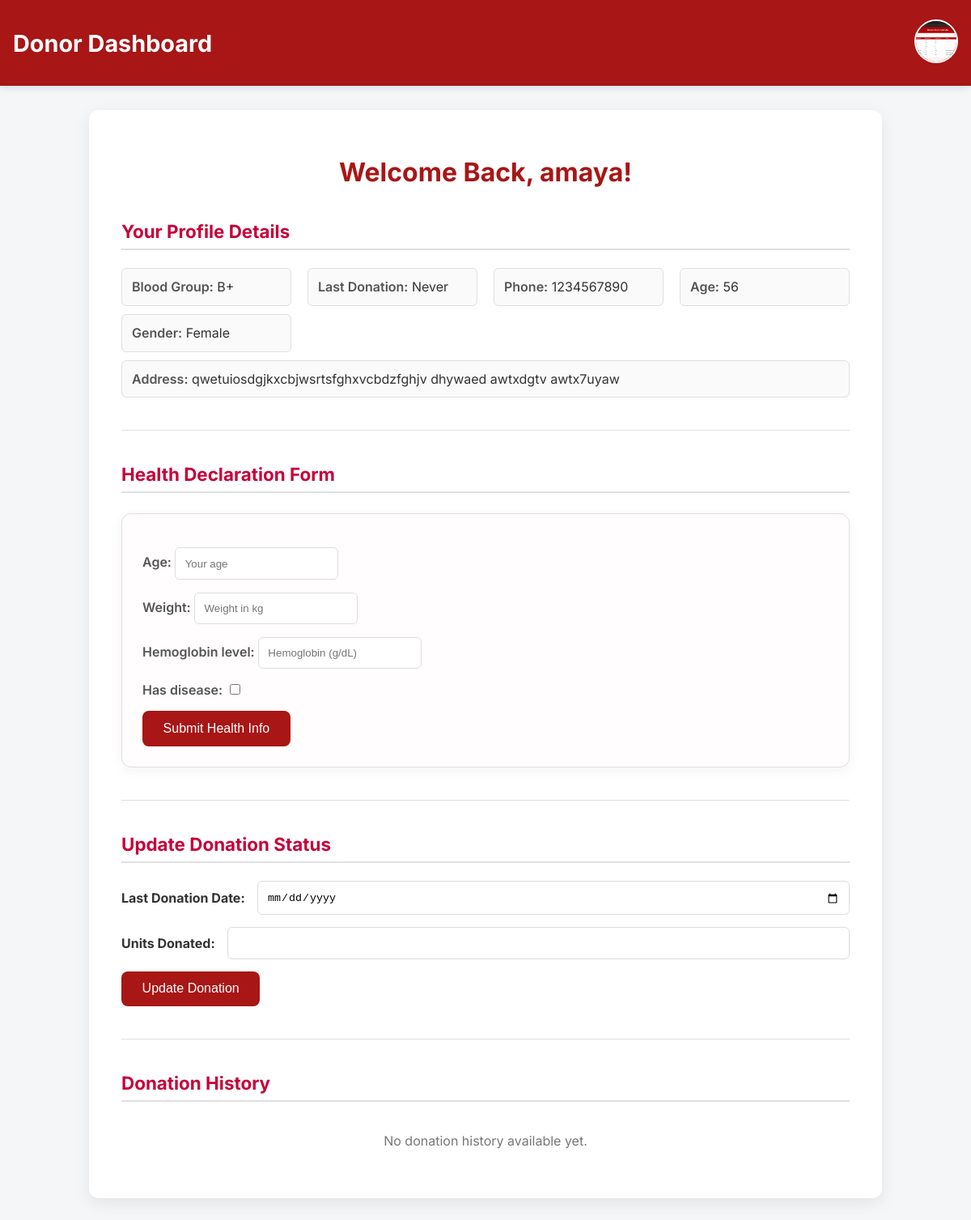
/donor-dashboard/ (signed in), run on an earlier commit of the app's database.
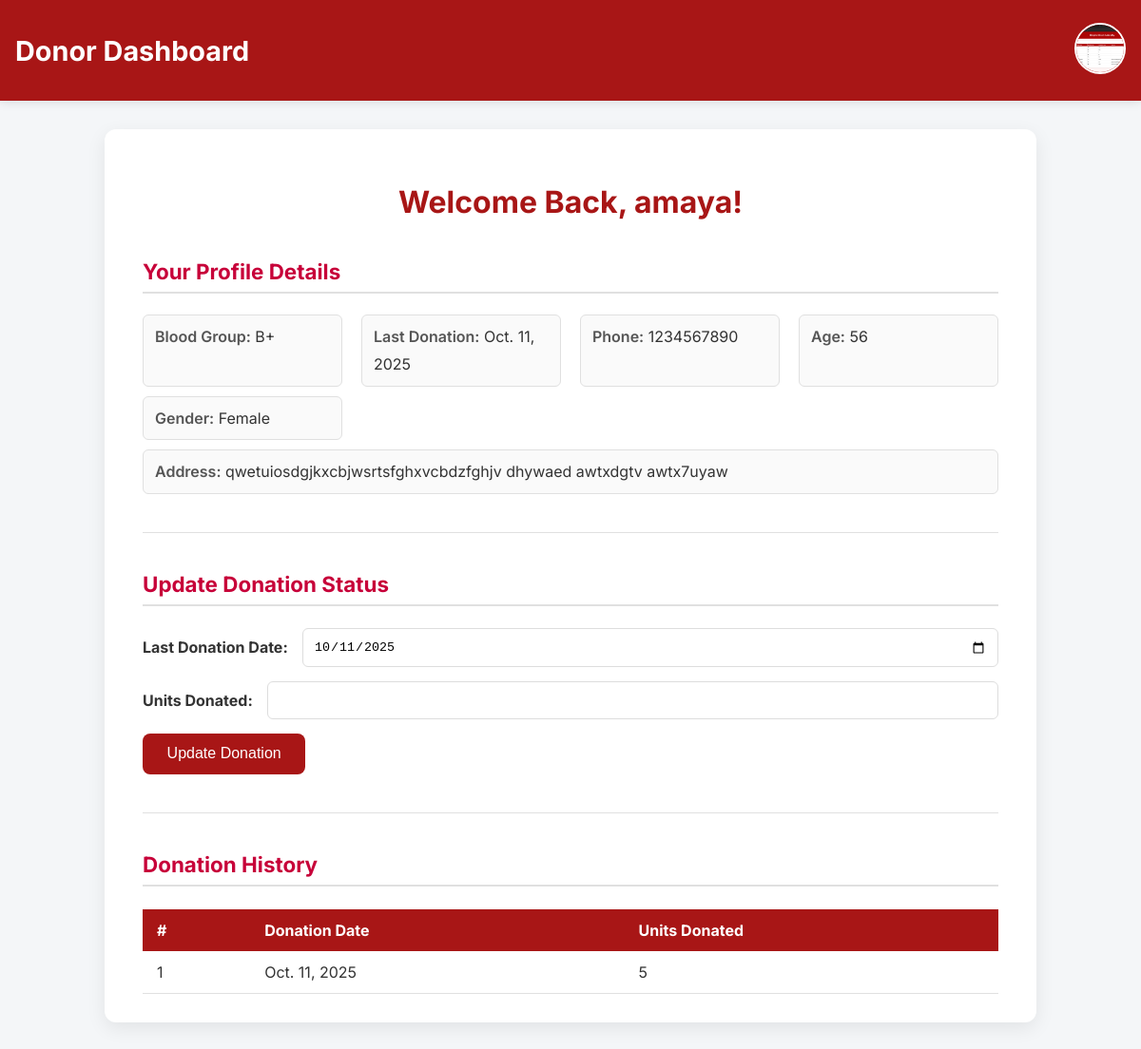
And on a later commit of the database.
### bloodmanager/models.py (models this page shows, shortened)
class Donor(models.Model):
    user = models.OneToOneField(User, on_delete=models.CASCADE)
    phone = models.CharField(max_length=15)
    gender = models.CharField(max_length=10, choices=GENDER_CHOICES)
    blood_group = models.CharField(max_length=3, choices=BLOOD_GROUP_CHOICES)
    address = models.TextField()
    age = models.PositiveIntegerField()
    last_donation_date = models.DateField(null=True, blank=True)
    available = models.BooleanField(default=True)
    profile_photo = models.ImageField(
        upload_to='donor_photos/',
        null=True,
        blank=True
    )

class Donation(models.Model):
    donor = models.ForeignKey(Donor, on_delete=models.CASCADE)
    date = models.DateField()
    units = models.PositiveIntegerField(default=1)
    recorded_at = models.DateTimeField(auto_now_add=True)

### bloodmanager/views.py (the view, shortened to what this page needs)
# urls.py: path('donor-dashboard/', views.donor_dashboard, name='donor-dashboard'),
@login_required
def donor_dashboard(request):
    donor = Donor.objects.get(user=request.user)
    form = LastDonationForm(instance=donor)
    donation_history = Donation.objects.filter(donor=donor).order_by('-date')
    health_record = DonorHealthCheck.objects.filter(donor=donor).order_by('-submitted_at').first()
    health_form = None
    if 'update_donation' in request.POST:
        form = LastDonationForm(request.POST, instance=donor)
        units = request.POST.get('units')
        if form.is_valid() and units:
            donor = form.save(commit=False)
            if donor.last_donation_date:
                donor.available = (date.today() - donor.last_donation_date).days >= 90
            else:
                donor.available = True
            donor.save()
            Donation.objects.create(
                donor=donor,
                date=donor.last_donation_date,
                units=units
            )
            messages.success(request, f'Donation record added — {units} unit(s) donated on {donor.last_donation_date}.')
            return redirect('donor-dashboard')
        else:
            messages.error(request, "Please enter a valid date and units.")
    else:
        if donor.available and (not health_record or not health_record.is_approved):
            health_form = DonorHealthCheckForm()
    context = {
        'donor': donor,
        'form': form,
        'health_form': health_form,
        'health_record': health_record,
        'donation_history': donation_history,
    }
    return render(request, 'donor/donor_dashboard.html', context)

### bloodmanager/forms.py
class LastDonationForm(forms.ModelForm):
    class Meta:
        model = Donor
        fields = ['last_donation_date']
        widgets = {
            'last_donation_date': forms.DateInput(attrs={'type': 'date'})
        }

### bloodmanager/templates/donor/donor_dashboard.html (shortened to what this page needs)
{% load static %}
<!DOCTYPE html>
<html lang="en">
<head>
<link rel="stylesheet" href="https://cdnjs.cloudflare.com/ajax/libs/font-awesome/6.4.0/css/all.min.css">
</head>
<body>
<header>
    <h1>Donor Dashboard</h1>
    <div class="header-profile">
        <details>
            <summary class="profile-photo-trigger" title="Account Menu">
                {% if donor.profile_photo %}
                    <img src="{{ donor.profile_photo.url }}" alt="Profile Photo" class="profile-photo-icon">
                {% else %}
                    <i class="fa fa-user-circle profile-placeholder"></i>
                {% endif %}
            </summary>
        </details>
    </div>
</header>
<div class="container">
    <h2>Welcome Back, {{ donor.user.username }}!</h2>
    <h3>Your Profile Details</h3>
    <div class="info">
        <p><strong>Blood Group:</strong> {{ donor.blood_group }}</p>
        <p><strong>Last Donation:</strong> {{ donor.last_donation_date|default:"Never" }}</p>
        <p><strong>Phone:</strong> {{ donor.phone }}</p>
        <p><strong>Age:</strong> {{ donor.age }}</p>
        <p><strong>Gender:</strong> {{ donor.gender }}</p>
        <p class="address"><strong>Address:</strong> {{ donor.address }}</p>
    </div>
    {% if donor.available %}
        {% if health_record %}
            {% if health_record.is_approved %}
                <div class="availability-card available-yes">
                    Your health form has been approved by admin. You’re cleared for donation!
                </div>
            {% else %}
                <div class="availability-card available-no">
                    Health form submitted. Waiting for admin approval.
                </div>
            {% endif %}
        {% else %}
            <hr>
            <h3>Health Declaration Form</h3>
            <form method="POST" action="" class="donation-form">
                {{ health_form.as_p }}
                <button type="submit" name="submit_health">Submit Health Info</button>
            </form>
        {% endif %}
    {% endif %}
    <hr>
    <h3>Update Donation Status</h3>
    <form method="POST" action="">
        <div class="form-group">
            <label for="id_last_donation_date"><strong>Last Donation Date:</strong></label>
            {{ form.last_donation_date }}
        </div>
        <div class="form-group">
            <label for="units"><strong>Units Donated:</strong></label>
            <input type="number" name="units" min="1" max="10" required>
        </div>
        <button type="submit" name="update_donation">Update Donation</button>
    </form>
    <hr id="donation-history-anchor"> <h3>Donation History</h3>
    {% if donation_history %}
    <table>
        <thead>
            <tr>
                <th scope="col">#</th>
                <th scope="col">Donation Date</th>
                <th scope="col">Units Donated</th>
            </tr>
        </thead>
        <tbody>
            {% for donation in donation_history %}
            <tr>
                <td>{{ forloop.counter }}</td>
                <td>{{ donation.date }}</td>
                <td>{{ donation.units }}</td>
            </tr>
            {% endfor %}
        </tbody>
    </table>
    {% else %}
    <p style="text-align:center; padding:15px; color:#777;">No donation history available yet.</p>
    {% endif %}
</div>
</body>
</html>

### bloodmanager/templates/donor/donor_dashboard.html (style rules this page uses)
:root { --primary-color: rgb(168, 22, 22); --secondary-color: #C70039; --background-light: #f4f6f8; --text-dark: #333; --border-light: #e0e0e0; --success-green: #388E3C; --warning-orange: #F57C00; --card-shadow: 0 6px 20px rgba(0,0,0,0.08); --menu-shadow: 0 4px 12px rgba(0, 0, 0, 0.15); }
body { font-family: 'Inter', 'Segoe UI', Tahoma, Geneva, Verdana, sans-serif; background: var(--background-light); margin: 0; padding: 0; color: var(--text-dark); }
header { display: flex; justify-content: space-between; align-items: center; background: var(--primary-color); color: white; padding: 1.5rem 1rem; box-shadow: 0 2px 10px rgba(0,0,0,0.1); position: relative; }
header h1 { margin: 0; font-size: 1.8rem; }
.header-profile { position: relative; }
.profile-photo-trigger { display: block; cursor: pointer; list-style: none; }
.profile-photo-trigger::-webkit-details-marker, .profile-photo-trigger::marker { display: none; }
.profile-photo-icon { width: 50px; height: 50px; border-radius: 50%; object-fit: cover; border: 2px solid white; transition: transform 0.2s, box-shadow 0.2s; }
.container { max-width: 900px; background: white; margin: 30px auto; padding: 30px 40px; border-radius: 12px; box-shadow: var(--card-shadow); }
h2 { color: var(--primary-color); margin-bottom: 20px; font-size: 2rem; text-align: center; }
h3 { color: var(--secondary-color); border-bottom: 2px solid var(--border-light); padding-bottom: 8px; margin-top: 40px; font-size: 1.4rem; }
.info { margin-top: 20px; line-height: 1.8; display: grid; grid-template-columns: repeat(auto-fit, minmax(200px, 1fr)); gap: 10px 20px; }
.info p { margin: 0; padding: 8px 12px; background: #fafafa; border-radius: 6px; border: 1px solid var(--border-light); }
.info strong { color: #555; font-weight: 600; }
.info p.address { grid-column: 1 / -1; }
.form-group { display: flex; align-items: center; gap: 15px; flex-wrap: wrap; margin-bottom: 15px; }
input[type="date"], input[type="text"], input[type="number"] { padding: 0.7rem; border-radius: 6px; border: 1px solid #ddd; flex: 1; min-width: 150px; transition: border-color 0.3s, box-shadow 0.2s; }
button { padding: 0.8rem 1.6rem; background: var(--primary-color); color: white; border: none; border-radius: 8px; cursor: pointer; font-size: 1em; font-weight: 500; transition: background 0.3s, transform 0.1s, box-shadow 0.2s; }
hr { border: 0; height: 1px; background: var(--border-light); margin: 40px 0; }
table { width: 100%; border-collapse: collapse; margin-top: 1.5rem; }
th, td { padding: 12px 15px; text-align: left; }
thead { background: var(--primary-color); color: white; }
tbody tr { border-bottom: 1px solid var(--border-light); background: #fff; }

What changed in the data, as far as the page shows it:
changed Donor "Female": last_donation_date "Never" → "Oct. 11, 2025"; last_donation_date (not shown) → "10/11/2025"; available True → False (drawn)
added Donation: date "Oct. 11, 2025", units "5"
Also different on the page:
form field has_disease: "☐" → (not shown)
text no longer shown: "Health Declaration Form Age: Weight: Hemoglobin level: Has disease: Submit Health Info No donation history available yet."
text now shown: "# Donation Date Units Donated"
